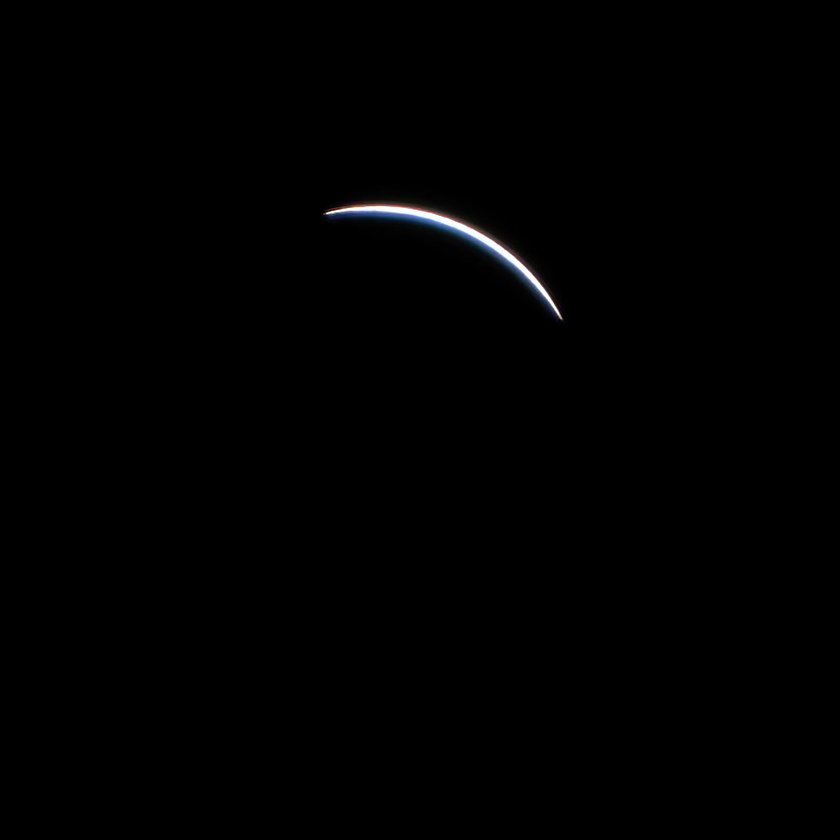
#> input picture EclipseStreamAnalysis/frame1.png, 840 x 840 px, shrunk from 1300 x 1300 before the run, found by its file name
$ python grayscale.py
#> lines starting #> are read from the running program, lines starting #| are printed output that depends on the picture
"""
 * Generate a grayscale histogram for an image.
 *
 * Usage: python GrayscaleHistogram.py <fiilename>
"""
import sys
import numpy as np
import skimage.color
import skimage.io
from matplotlib import pyplot as plt

# read image, based on command line filename argument;
# read the image as grayscale from the outset
image = skimage.io.imread(fname="EclipseStreamAnalysis/frame1.png", as_gray=True)
#> image: shape (840, 840) float64; min 0, max 1, mean 0.00344

# display the image
imgplot = plt.imshow(image)
plt.show()

# create the histogram
histogram, bin_edges = np.histogram(image, bins=256, range=(0, 1))
#> histogram = 256 values, max 691714 at index 0, min 1 at index 177, mean 2756.2; bin_edges = 257 values from 0 to 1

# configure and draw the histogram figure
plt.figure()
plt.title("Grayscale Histogram")
plt.xlabel("grayscale value")
plt.ylabel("pixels")
plt.xlim([0.0, 1.0])  # <- named arguments do not work here

plt.plot(bin_edges[0:-1], histogram)  # <- or here
plt.show()
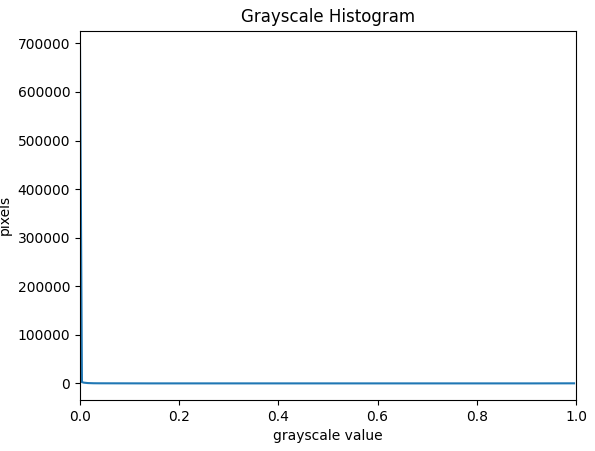
#> figure drawn by matplotlib, 1 panel; curve peaks at x = 0, y = 691714
